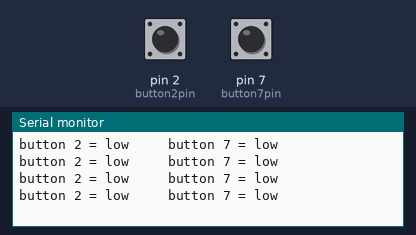
Bench run of a sketch on a simulated Arduino Uno, built with avr-gcc and run on an emulated ATmega328P. Shown: the last lines printed to the serial monitor. Inputs (shaded band) come from the test bench; at power-on: pin 2 (button2pin) LOW, pin 7 (button7pin) LOW.

Above: at 1.8 s.
1.9 s: pin 2 (button2pin) pulled HIGH for 0.6 s
At 2.4 s:
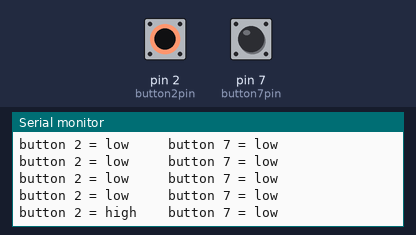
4.0 s: pin 7 (button7pin) pulled HIGH for 0.6 s
At 4.4 s:
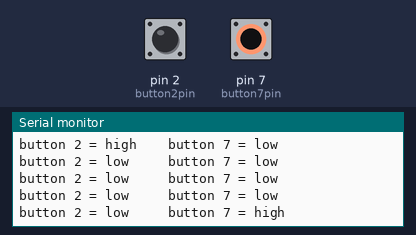
6.1 s: pin 2 (button2pin) driven HIGH and pin 7 (button7pin) driven HIGH
At 6.9 s:
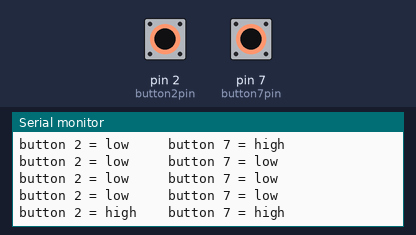

Measured:
- after the input at 1.9 s, the serial monitor: prints a new line after 0.10 s (image 1)
- after the input at 4.0 s, the serial monitor: prints a new line at once (image 2)
- after the input at 6.1 s, the serial monitor: prints a new line after 0.40 s (image 3)

The sketch:

up_and_down_buttons.ino
```cpp
/****
  Up and down buttons

  Test my understanding of pull-up and pull-down resistors

  button 2: pull-up resistor, so pressed = LOW; unpressed = HIGH
    digital pin 2 -> ]
                     ] -> button -> GND
    5V  -> 10k Ohm   ]


  button 7: pull-down resistor, so pressed = HIGH; unpressed = LOW
    digital pin 7 -> ]
                     ] -> button -> 5V
    GND -> 10k Ohm   ]
****/

const int button2pin = 2, button7pin = 7;

int button2state, button7state;

void setup()
{
  Serial.begin(9600);
  pinMode(button2pin, INPUT);
  pinMode(button7pin, INPUT);
}

void loop()
{
  button2state = digitalRead(button2pin);
  button7state = digitalRead(button7pin);

  Serial.print("button 2 = ");
  if(button2state) {
    Serial.print("high    ");
  } else {
    Serial.print("low     ");
  }

  Serial.print("button 7 = ");
  if(button7state) {
    Serial.println("high");
  } else {
    Serial.println("low");
  }

  delay(500);
}
```
